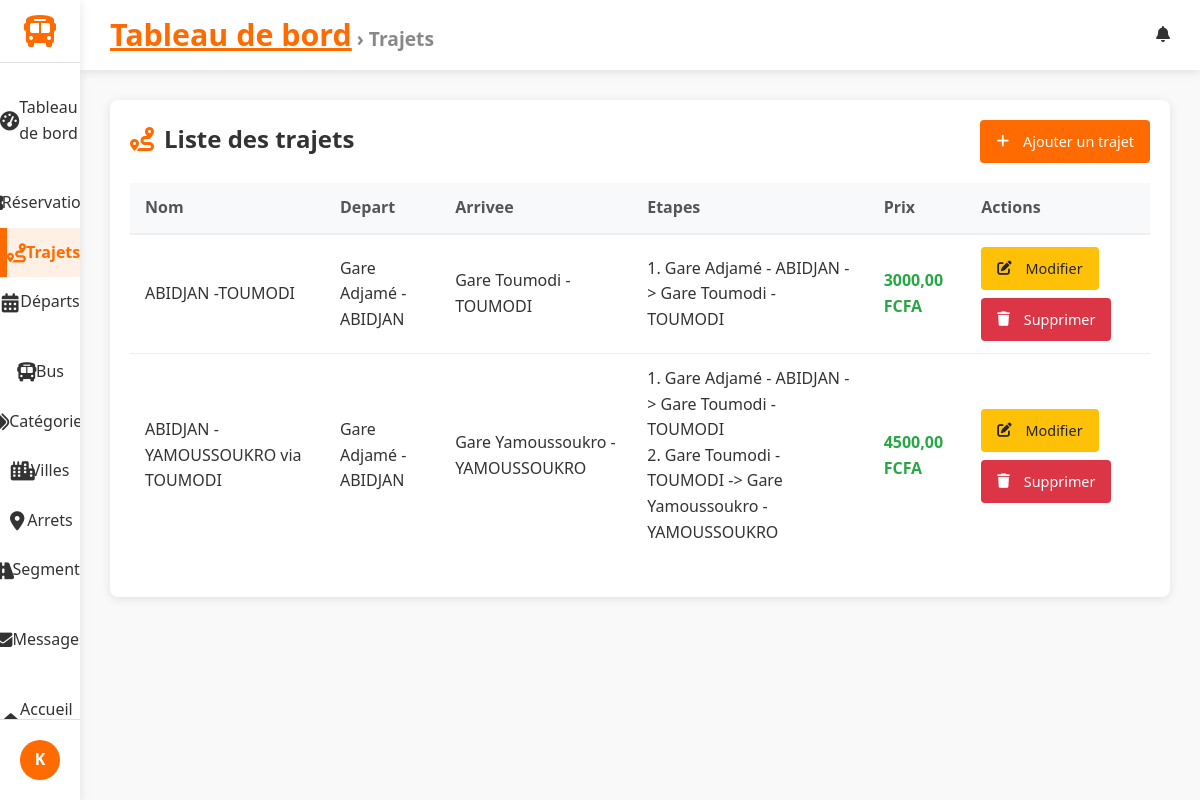
The page /dashboard/trips/ (signed in) on the database as committed earlier.
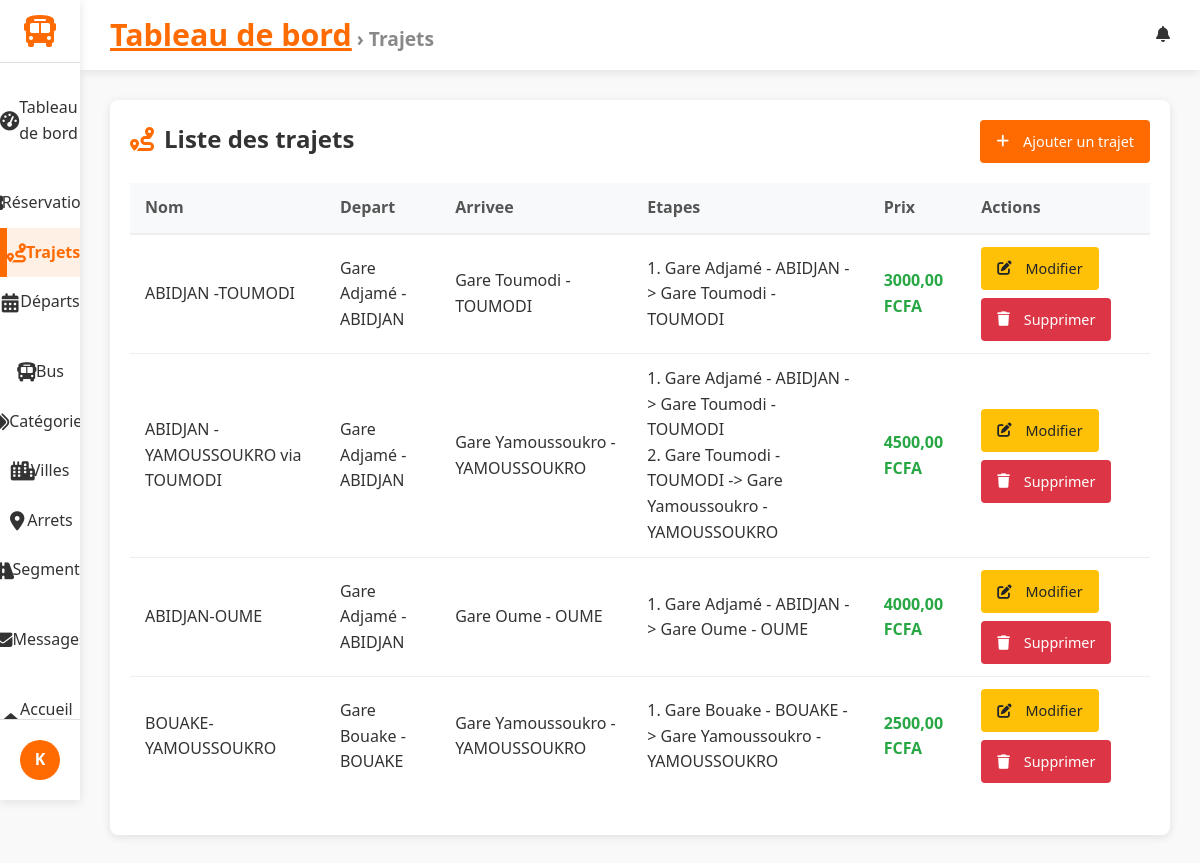
The same page on the database as committed later.
### accounts/models.py (models this page shows, shortened)
class CustomUser(AbstractUser):
    phone = models.CharField(max_length=20, blank=True, null=True, verbose_name="Numéro de téléphone")

### trips/models.py (models this page shows, shortened)
class Trip(models.Model):
    nom = models.CharField(max_length=100)
    origin = models.CharField(max_length=100, blank=True, default="")
    destination = models.CharField(max_length=100, blank=True, default="")
    description = models.TextField(blank=True, default="")
    category = models.ForeignKey(
        Category,
        on_delete=models.CASCADE,
        related_name="legacy_trips",
        default=get_default_category_pk,
    )
    ville_depart = models.ForeignKey(Ville, on_delete=models.CASCADE, related_name="trips_depart")
    ville_arrivee = models.ForeignKey(Ville, on_delete=models.CASCADE, related_name="trips_arrivee")
    arret_depart = models.ForeignKey(Arret, on_delete=models.CASCADE, related_name="trips_depart")
    arret_arrivee = models.ForeignKey(Arret, on_delete=models.CASCADE, related_name="trips_arrivee")
    price = models.DecimalField(max_digits=10, decimal_places=2, default=0)
    actif = models.BooleanField(default=True)

class Arret(models.Model):
    ville = models.ForeignKey(Ville, on_delete=models.CASCADE)
    nom = models.CharField(max_length=100)
    adresse = models.CharField(max_length=200)
    def __str__(self):
        return f"{self.nom} - {self.ville.nom}"

class Ville(models.Model):
    nom = models.CharField(max_length=100)
    code = models.CharField(max_length=10, unique=True)

class EtapeTrajet(models.Model):
    trip = models.ForeignKey(Trip, on_delete=models.CASCADE)
    segment = models.ForeignKey(Segment, on_delete=models.CASCADE)
    ordre = models.PositiveIntegerField()
    class Meta:
        ordering = ["ordre"]
        unique_together = ("trip", "ordre")

class Segment(models.Model):
    arret_depart = models.ForeignKey(Arret, on_delete=models.CASCADE, related_name="segments_depart")
    arret_arrivee = models.ForeignKey(Arret, on_delete=models.CASCADE, related_name="segments_arrivee")
    distance_km = models.DecimalField(max_digits=10, decimal_places=2)
    duree_minutes = models.PositiveIntegerField()

### gareci_admin/views.py (the view)
# urls.py: path("trips/", TripListView.as_view(), name="trip_list"),
class TripListView(StaffRequiredMixin,ActiveTabMixin, BreadcrumbMixin , ListView):
    model = Trip
    template_name = 'dashboard/trip_list.html'
    active_tab_value ='trips'
    breadcrumb_title = 'Trajets'
    def get_queryset(self):
        return (
            Trip.objects.select_related("ville_depart", "ville_arrivee", "arret_depart", "arret_arrivee")
            .prefetch_related("etapetrajet_set__segment__arret_depart", "etapetrajet_set__segment__arret_arrivee")
            .order_by("nom")
        )

### gareci_admin/utils.py (called while the page is built)
    def test_func(self):
        return self.request.user.is_staff

    def get_context_data(self, **kwargs):
        context = super().get_context_data(**kwargs)
        if self.active_tab_value:
            context['active_tab'] = self.active_tab_value
        return context

    def get_context_data(self, **kwargs):
        context = super().get_context_data(**kwargs)
        if self.breadcrumb_title:
            context['breadcrumb_title'] = self.breadcrumb_title
        return context

### gareci_admin/templates/dashboard/trip_list.html (shortened to what this page needs)
{% extends 'dashboard/dashboard_base.html' %}
{% block content %}
<div class="trips-container">
    <div class="trips-header">
        <h2><i class="fas fa-route"></i> Liste des trajets</h2>
        <a href="{% url 'dashboard:trip_add' %}" class="btn btn-primary">
            <i class="fas fa-plus"></i> Ajouter un trajet
        </a>
    </div>
    <table class="trips-table">
        <thead>
            <tr>
                <th>Nom</th>
                <th>Depart</th>
                <th>Arrivee</th>
                <th>Etapes</th>
                <th>Prix</th>
                <th>Actions</th>
            </tr>
        </thead>
        <tbody>
            {% for trip in object_list %}
            <tr>
                <td>{{ trip.nom }}</td>
                <td>{{ trip.arret_depart }}</td>
                <td>{{ trip.arret_arrivee }}</td>
                <td>
                    {% for etape in trip.etapetrajet_set.all %}
                        {{ etape.ordre }}. {{ etape.segment.arret_depart }} -> {{ etape.segment.arret_arrivee }}<br>
                    {% empty %}
                        Aucune etape
                    {% endfor %}
                </td>
                <td class="price">{{ trip.price }} FCFA</td>
                <td>
                    <div class="action-buttons">
                        <a href="{% url 'dashboard:trip_edit' trip.pk %}" class="btn btn-sm btn-warning">
                            <i class="fas fa-edit"></i> Modifier
                        </a>
                        <a href="{% url 'dashboard:trip_delete' trip.pk %}"
                           class="btn btn-sm btn-danger"
                           onclick="return confirm('Voulez-vous vraiment supprimer ce trajet ?');">
                            <i class="fas fa-trash"></i> Supprimer
                        </a>
                    </div>
                </td>
            </tr>
            {% endfor %}
        </tbody>
    </table>
</div>
{% endblock %}

### gareci_admin/templates/dashboard/dashboard_base.html (shortened to what this page needs)
{% load static %}
<!DOCTYPE html>
<html lang="fr">
<head>
    <link rel="stylesheet" href="https://cdnjs.cloudflare.com/ajax/libs/font-awesome/6.4.0/css/all.min.css">
    <link rel="stylesheet" href="{% static 'css/gareci_admin/dashboards.css' %}">
    <link rel="stylesheet" href="{% static 'css/gareci_admin/reservation_list.css' %}">
    <link rel="stylesheet" href="{% static 'css/gareci_admin/reservation_form.css' %}">
    <link rel="stylesheet" href="{% static 'css/gareci_admin/reservation_confirm_delete.css' %}">
    <link rel="stylesheet" href="{% static 'css/gareci_admin/trip_form.css' %}">
    <link rel="stylesheet" href="{% static 'css/gareci_admin/trip_list.css' %}">
    <link rel="stylesheet" href="{% static 'css/gareci_admin/message_list.css' %}">
    <link rel="stylesheet" href="{% static 'css/gareci_admin/message_form.css' %}">
    <link rel="stylesheet" href="{% static 'css/gareci_admin/message_confirm_delete.css' %}">
    <link rel="stylesheet" href="{% static 'css/gareci_admin/departure_list_.css' %}">
    <link rel="stylesheet" href="{% static 'css/gareci_admin/departure_form.css' %}">
    <link rel="stylesheet" href="{% static 'css/gareci_admin/category_list.css' %}">
    <link rel="stylesheet" href="{% static 'css/gareci_admin/category_form.css' %}">
    <link rel="stylesheet" href="{% static 'css/gareci_admin/bus_list.css' %}">
    <link rel="stylesheet" href="{% static 'css/gareci_admin/bus_form.css' %}">
    <link rel="stylesheet" href="{% static 'css/gareci_admin/searchable_select.css' %}">
</head>
<body>
    <div class="dashboard-container">
        <aside class="sidebar">
            <div class="logo">
                <a href="{% url 'dashboard:index' %}">
                    <i class="fas fa-bus"></i>
                </a>
            </div>
            <nav class="sidebar-nav">
                <ul class="nav-list">
                    <li class="{% if active_tab == 'dashboard' %}active{% endif %}">
                        <a href="{% url 'dashboard:index' %}">
                            <i class="fas fa-tachometer-alt"></i> Tableau de bord
                        </a>
                    </li>
                    <li class="nav-section-header">
                    </li>
                    <li class="{% if active_tab == 'reservations' %}active{% endif %}">
                        <a href="{% url 'dashboard:reservation_list' %}">
                             Réservations
                        </a>
                    </li>
                    <li class="{% if active_tab == 'trips' %}active{% endif %}">
                        <a href="{% url 'dashboard:trip_list' %}">
                            <i class="fas fa-route"></i> Trajets
                        </a>
                    </li>
                    <li class="{% if active_tab == 'departures' %}active{% endif %}">
                        <a href="{% url 'dashboard:depart_list' %}">
                            <i class="fas fa-calendar-alt"></i> Départs
                        </a>
                    </li>
                    <li class="nav-section-header">
                    </li>
                    <li class="{% if active_tab == 'buses' %}active{% endif %}">
                        <a href="{% url 'dashboard:bus_list' %}">
                            <i class="fas fa-bus"></i> Bus
                        </a>
                    </li>
                    <li class="{% if active_tab == 'categories' %}active{% endif %}">
                        <a href="{% url 'dashboard:category_list' %}">
                            <i class="fas fa-tags"></i> Catégories
                        </a>
                    </li>
                    <li class="{% if active_tab == 'villes' %}active{% endif %}">
                        <a href="{% url 'dashboard:ville_list' %}">
                            <i class="fas fa-city"></i> Villes
                        </a>
                    </li>
                    <li class="{% if active_tab == 'arrets' %}active{% endif %}">
                        <a href="{% url 'dashboard:arret_list' %}">
                            <i class="fas fa-map-marker-alt"></i> Arrets
                        </a>
                    </li>
                    <li class="{% if active_tab == 'segments' %}active{% endif %}">
                        <a href="{% url 'dashboard:segment_list' %}">
                            <i class="fas fa-road"></i> Segments
                        </a>
                    </li>
                    <li class="nav-section-header">
                    </li>
                    <li class="{% if active_tab == 'messages' %}active{% endif %}">
                        <a href="{% url 'dashboard:message_list' %}">
                            <i class="fas fa-envelope"></i> Messages
                        </a>
                    </li>
                    <li class="nav-section-header">
                    </li>
                    <li class="{% if active_tab == 'messages' %}active{% endif %}">
                        <a href="{% url 'trips:home' %}">
                            <i class="fas fa-home"></i>Accueil Client
                        </a>
                    </li>
                </ul>
            </nav>
            <div class="sidebar-footer">
                <div class="user-profile">
                    <div class="user-avatar">
                        {% if user.profile.image %}
                            <img src="{{ user.profile.image.url }}" alt="{{ user.username }}">
                        {% else %}
                            <div class="avatar-initials">
                                {{ user.username|slice:":1"|upper }}
                            </div>
                        {% endif %}
                    </div>
                </div>
            </div>
        </aside>
        <main class="main-content">
            <header class="content-header">
                <div class="header-left">
                    <div class="breadcrumbs">
                        {% block breadcrumbs %}
                        <a href="{% url 'dashboard:index' %}">Tableau de bord</a>
                        {% if breadcrumb_title %} &rsaquo; {{ breadcrumb_title }}{% endif %}
                        {% endblock %}
                    </div>
                </div>
                <div class="header-right">
                    {% block header_actions %}
                    <div class="notifications">
                        <i class="fas fa-bell"></i>
                    </div>
                    {% endblock %}
                </div>
            </header>
            <div class="content-wrapper">
                {% block content %}{% endblock %}
            </div>
        </main>
    </div>
</body>
</html>

### static/css/gareci_admin/dashboards.css (style rules this page uses)
:root { --primary: #FF6B00; --primary-dark: #E05D00; --secondary: #0056B3; --dark: #333333; --light: #F5F5F5; --gray: #888888; --light-gray: #E0E0E0; --sidebar-width: 280px; --sidebar-collapsed-width: 80px; --header-height: 70px; --blue: #4285F4; --green: #34A853; --orange: #FBBC05; --red: #EA4335; --border-radius: 8px; --box-shadow: 0 2px 10px rgba(0, 0, 0, 0.1); --transition: all 0.3s ease; }
* { margin: 0; padding: 0; box-sizing: border-box; }
body { font-family: 'Segoe UI', Tahoma, Geneva, Verdana, sans-serif; background-color: #f9f9f9; color: var(--dark); line-height: 1.6; }
.dashboard-container { display: flex; min-height: 100vh; }
.sidebar { width: var(--sidebar-width); background-color: white; box-shadow: var(--box-shadow); display: flex; flex-direction: column; transition: var(--transition); z-index: 100; height: 100vh; position: fixed; }
.logo { display: flex; align-items: center; padding: 20px; border-bottom: 1px solid var(--light-gray); }
.logo a { text-decoration:none ; display: flex; align-items: center; }
.logo i { font-size: 2rem; color: var(--primary); margin-right: 10px; }
.sidebar-nav { flex: 1; padding: 20px 0; overflow-y: auto; }
.nav-list { list-style: none; }
.nav-section-header { padding: 15px 20px 5px; font-size: 0.8rem; text-transform: uppercase; color: var(--gray); letter-spacing: 0.5px; }
.nav-list li a { display: flex; align-items: center; padding: 12px 20px; color: var(--dark); text-decoration: none; transition: var(--transition); }
.nav-list li a i { margin-right: 10px; width: 20px; text-align: center; }
.nav-list li.active a { background-color: rgba(255, 107, 0, 0.1); color: var(--primary); border-left: 3px solid var(--primary); }
li.active { background-color: var(--accent); font-weight: bold; border-left: 4px solid var(--primary); }
.sidebar-footer { padding: 20px; border-top: 1px solid var(--light-gray); }
.user-profile { display: flex; align-items: center; }
.user-avatar { margin-right: 12px; }
.avatar-initials { width: 40px; height: 40px; border-radius: 50%; background-color: var(--primary); color: white; display: flex; align-items: center; justify-content: center; font-weight: bold; }
.main-content { flex: 1; margin-left: var(--sidebar-width); transition: var(--transition); min-height: 100vh; display: flex; flex-direction: column; }
.content-header { display: flex; justify-content: space-between; align-items: center; padding: 0 30px; height: var(--header-height); background-color: white; box-shadow: var(--box-shadow); position: sticky; top: 0; z-index: 90; }
.header-left { display: flex; align-items: center; }
.breadcrumbs { font-size: 1.2rem; color: var(--gray); font-weight: bolder; }
.breadcrumbs a { color: var(--primary); font-size: 1.9rem; font-weight: bolder; }
.header-right { display: flex; align-items: center; gap: 20px; }
.notifications { position: relative; cursor: pointer; }
.content-wrapper { flex: 1; padding: 30px; background-color: #f9f9f9; }
.btn { display: inline-flex; align-items: center; justify-content: center; padding: 8px 16px; border-radius: var(--border-radius); font-weight: 500; cursor: pointer; transition: var(--transition); border: none; font-size: 0.9rem; }
.btn i { margin-right: 6px; }
.btn-primary { background-color: var(--primary); color: white; }
.btn-sm { padding: 4px 10px; border-radius: 4px; font-size: 12px; text-decoration: none; display: inline-block; }
@media (max-width: 1200px) { .sidebar { width: var(--sidebar-collapsed-width); } }
@media (max-width: 1200px) { .logo { justify-content: center; padding: 15px 0; } }
@media (max-width: 1200px) { .logo i { margin-right: 0; } }
@media (max-width: 1200px) { .nav-list li a { justify-content: center; padding: 12px 0; } }
@media (max-width: 1200px) { .nav-list li a i { margin-right: 0; font-size: 1.2rem; } }
@media (max-width: 1200px) { .user-avatar { margin-right: 0; } }
@media (max-width: 1200px) { .main-content { margin-left: var(--sidebar-collapsed-width); } }

### static/css/gareci_admin/reservation_list.css (style rules this page uses)
.btn { display: inline-flex; align-items: center; justify-content: center; padding: 8px 12px; border-radius: 4px; font-weight: 500; text-decoration: none; font-size: 0.85rem; transition: all 0.3s; border: none; cursor: pointer; }
.btn-sm { padding: 6px 10px; font-size: 0.8rem; }
.btn-warning { background-color: #ffc107; color: #212529; }
.btn-danger { background-color: #dc3545; color: white; }
.action-buttons { display: flex; gap: 8px; flex-wrap: wrap; }

Rows that differ between the two databases and show on the page:
added Trip: nom "ABIDJAN-OUME", arret_depart "Gare Adjamé - ABIDJAN", arret_arrivee "Gare Oume - OUME", price "4000,00"
added EtapeTrajet: ordre "1", segment.arret_depart "Gare Adjamé - ABIDJAN", segment.arret_arrivee "Gare Oume - OUME", shown under "ABIDJAN-OUME"
added Trip: nom "BOUAKE-YAMOUSSOUKRO", arret_depart "Gare Bouake - BOUAKE", arret_arrivee "Gare Yamoussoukro - YAMOUSSOUKRO", price "2500,00"
added EtapeTrajet: ordre "1", segment.arret_depart "Gare Bouake - BOUAKE", segment.arret_arrivee "Gare Yamoussoukro - YAMOUSSOUKRO", shown under "BOUAKE-YAMOUSSOUKRO"
